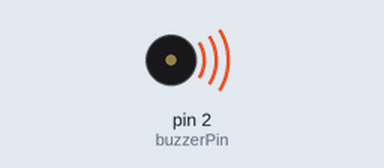
Bench run of a sketch on a simulated Arduino Uno, built with avr-gcc and run on an emulated ATmega328P. Parts: buzzer (waves = sounding).

Above: at 0.15 s.
At 13.4 s:
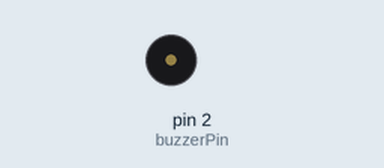
Timing chart, 0 to 13.7 s (numbered marks = the images above):
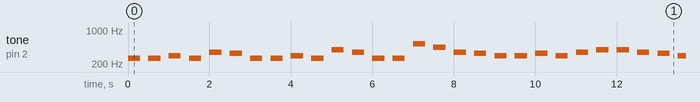

The sketch:

auto-traffic-light.ino
```cpp
// Define pin for the buzzer
const int buzzerPin = 2;

void setup() {
  // Set buzzer pin as OUTPUT
  pinMode(buzzerPin, OUTPUT);
}

void loop() {
  // Play "Happy Birthday"
  playHappyBirthday();
}

// Function to play "Happy Birthday"
void playHappyBirthday() {
  // Define the frequency values for each note
  int notes[] = {
    262, 262, 294, 262, 349, 330, 262, 262,
    294, 262, 392, 349, 262, 262, 523, 440,
    349, 330, 293, 293, 330, 293, 349, 392,
    392, 349, 330, 294, 294, 330, 294, 349,
    330, 262, 262, 294, 262, 349, 330, 262
  };

  // Define the duration for each note
  int duration = 300;

  // Iterate through the notes and play "Happy Birthday"
  for (int i = 0; i < 38; i++) {
    tone(buzzerPin, notes[i], duration);
    // Add a delay between notes for rhythm
    delay(500);
    // Turn off the buzzer after the note duration
    noTone(buzzerPin);
  }

  // Wait before playing again
  delay(2000);
}
```

Measured:
- by itself, tone on pin 2 (buzzerPin): plays 262 Hz for 0.30 s, 262 Hz for 0.30 s, 294 Hz for 0.30 s, 262 Hz for 0.30 s, 349 Hz for 0.30 s, 330 Hz for 0.30 s … (236 notes in this stretch)
